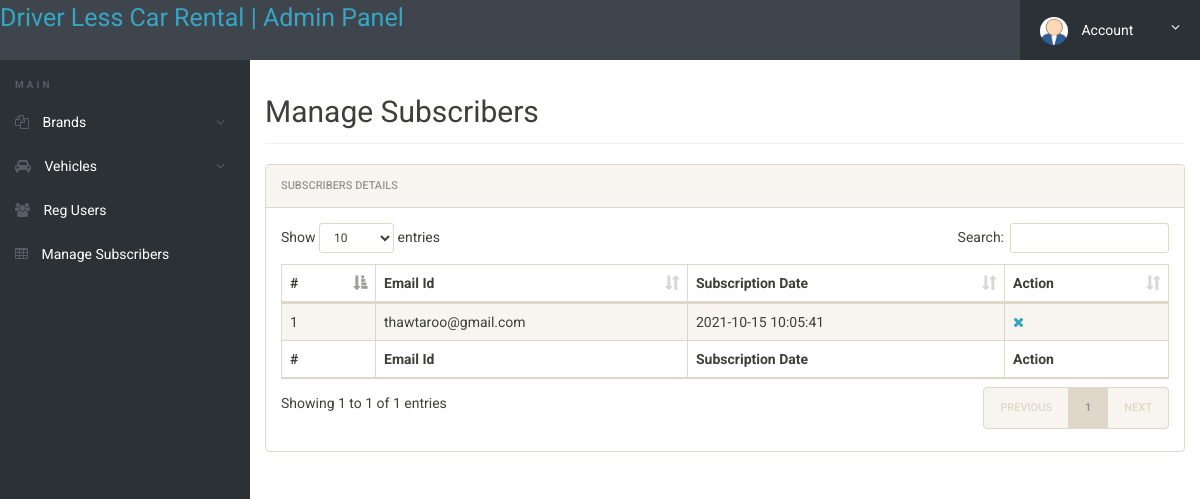
The app's page /admin/manage-subscribers.php (signed in) with its own data.
### tables this page shows
CREATE TABLE `tblsubscribers` (
  `id` int(11) NOT NULL,
  `SubscriberEmail` varchar(120) DEFAULT NULL,
  `PostingDate` timestamp NULL DEFAULT current_timestamp()
);

### admin/manage-subscribers.php (the view, shortened to what this page needs)
<?php
if(strlen($_SESSION['alogin'])==0)
	{
header('location:index.php');
}
else{
 ?>
<!doctype html>
<html lang="en" class="no-js">
<head>
	<link rel="stylesheet" href="css/font-awesome.min.css">
	<link rel="stylesheet" href="css/bootstrap.min.css">
	<link rel="stylesheet" href="css/dataTables.bootstrap.min.css">
	<link rel="stylesheet" href="css/bootstrap-social.css">
	<link rel="stylesheet" href="css/bootstrap-select.css">
	<link rel="stylesheet" href="css/fileinput.min.css">
	<link rel="stylesheet" href="css/awesome-bootstrap-checkbox.css">
	<link rel="stylesheet" href="css/style.css">
</head>
<body>
	<?php include('includes/header.php');?>
	<div class="ts-main-content">
		<?php include('includes/leftbar.php');?>
		<div class="content-wrapper">
			<div class="container-fluid">
				<div class="row">
					<div class="col-md-12">
						<h2 class="page-title">Manage Subscribers</h2>
						<div class="panel panel-default">
							<div class="panel-heading">Subscribers Details</div>
							<div class="panel-body">
								<table id="zctb" class="display table table-striped table-bordered table-hover" cellspacing="0" width="100%">
									<thead>
										<tr>
										<th>#</th>
												<th>Email Id</th>
											<th>Subscription Date</th>
											<th>Action</th>
										</tr>
									</thead>
									<tfoot>
										<tr>
										<th>#</th>
										<th>Email Id</th>
										<th>Subscription Date</th>
											<th>Action</th>
										</tr>
									</tfoot>
									<tbody>
									<?php $sql = "SELECT * from tblsubscribers";
$query = $dbh -> prepare($sql);
$query->execute();
$results=$query->fetchAll(PDO::FETCH_OBJ);
$cnt=1;
if($query->rowCount() > 0)
{
foreach($results as $result)
{				?>
										<tr>
											<td><?php echo htmlentities($cnt);?></td>
											<td><?php echo htmlentities($result->SubscriberEmail);?></td>
											<td><?php echo htmlentities($result->PostingDate);?></td>
										<td>
<a href="manage-subscribers.php?del=<?php echo $result->id;?>" onclick="return confirm('Do you want to delete');"><i class="fa fa-close"></i></a>
</td>
										</tr>
										<?php $cnt=$cnt+1; }} ?>
									</tbody>
								</table>
							</div>
						</div>
					</div>
				</div>
			</div>
		</div>
	</div>
</body>
</html>
<?php } ?>

### admin/css/style.css (style rules this page uses)
html { font-size: 14px; }
@media only screen and (min-width: 480px) { html { font-size: 17px; } }
@media only screen and (min-width: 768px) { html { font-size: 14px; } }
body { font-size: 1em; }
a { color: #37a6c4; }
.panel { overflow: hidden; }
.page-title { padding-bottom: 15px; margin-bottom: 20px; border-bottom: 1px solid #f0f0f0; }
.ts-main-content .content-wrapper { padding-top: 15px; margin-top: 60px; }
@media only screen and (min-width: 992px) { .ts-main-content .content-wrapper { margin-left: 250px; } }

### records on screen
tblsubscribers: SubscriberEmail "thawtaroo@gmail.com", PostingDate "2021-10-15 10:05:41"
